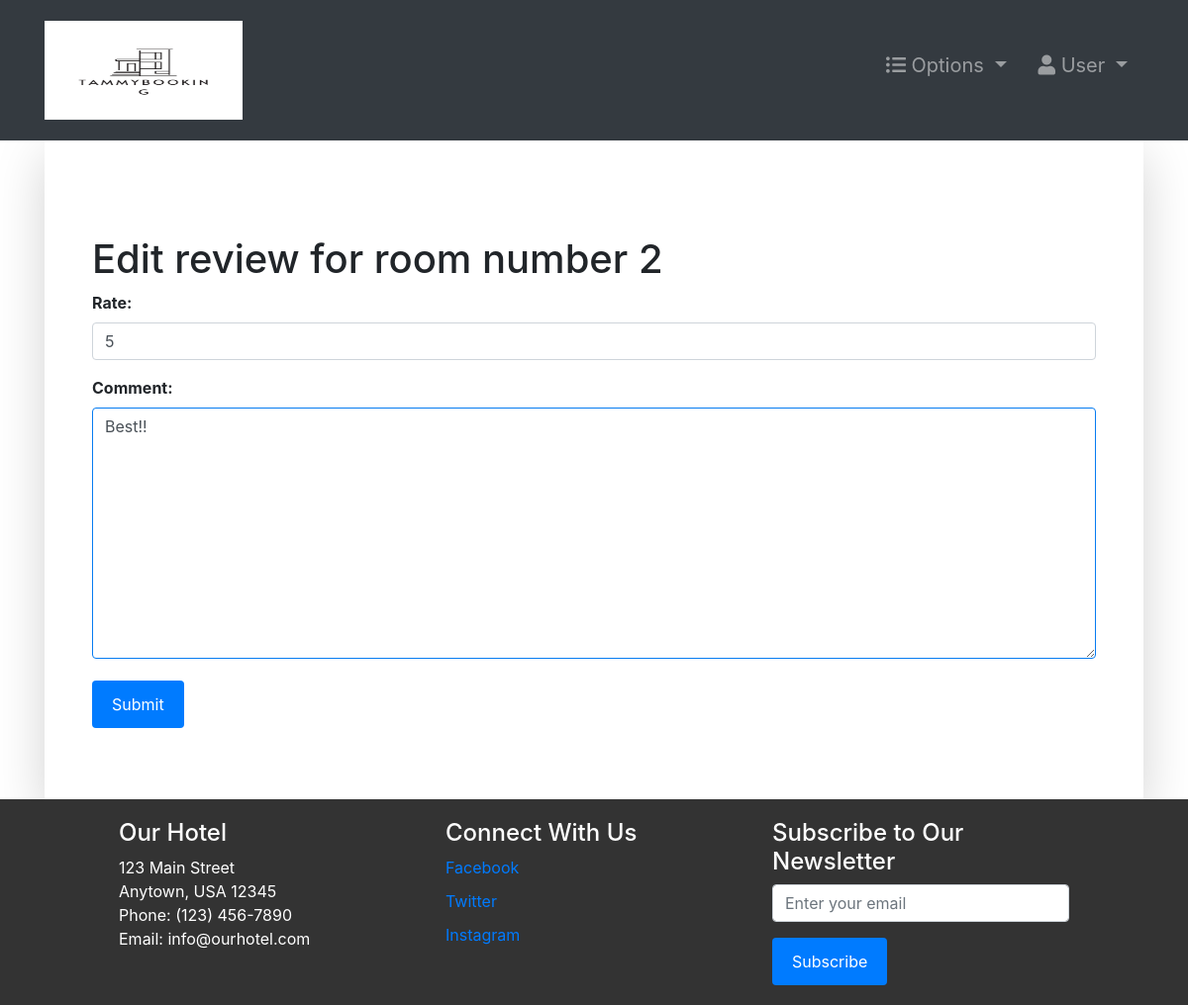
/room-review/2 (signed in), run on the app's committed database.
### room/models.py (models this page shows, shortened)
class Room(models.Model):
    ROOM_TYPES = (
        ('King', 'King'),
        ('Luxury', 'Luxury'),
        ('Normal', 'Normal'),
        ('Economic', 'Economic'),
    )
    ROOM_ADDRESS = (
        ('Ha Noi','Ha Noi'),
        ('Da Nang','Da Nang'),
        ('Ho Chi Minh','Ho Chi Minh'),
    )
    ROOM_INCLUDE = (
        ('Breakfast','Breakfast'),
        ('Bar','Bar'),
        ('Free WiFi','Free WiFi'),
        ('Room service','Room service'),
        ('Private Bathroom','Private Bathroom'),
    )
    number = models.IntegerField(primary_key=True)
    capacity = models.SmallIntegerField()
    numberOfBeds = models.SmallIntegerField()
    roomType = models.TextField(max_length=20,choices=ROOM_TYPES)
    price = models.FloatField()
    statusStartDate = models.DateField(null=True)
    statusEndDate = models.DateField(null=True)
    address = models.CharField(max_length=20, choices=ROOM_ADDRESS)
    hotel_name = models.CharField(max_length=20)
    room_include = MultiSelectField( max_length=30, choices=ROOM_INCLUDE,)
    discount = models.FloatField(default=0.0)
    images = models.ImageField(upload_to='room_images/', blank=True)
    def __str__(self):
        return str(self.number)

class Review(models.Model):
    user = models.ForeignKey(Guest, on_delete=models.CASCADE)
    room = models.ForeignKey(Room, on_delete=models.CASCADE, related_name='reviews')
    booking = models.ForeignKey(Booking, null=True, on_delete=models.CASCADE)
    subject = models.CharField(max_length = 100, null=True, blank=True)
    comment = models.TextField(max_length=250, null=True, blank=True)
    rate = models.IntegerField(default=1)
    created_at = models.DateTimeField(auto_now_add=True)

### room/views.py (the view)
# urls.py: path('room-review/<str:pk>', room_review, name='room-review'),
def room_review(request, pk):
    role = str(request.user.groups.all()[0])
    path = role + "/"
    guests = Guest.objects.all()
    curGuest = Guest.objects.get(user=request.user)
    rooms = Room.objects.get(number=pk)
    review = Review.objects.filter(room=rooms, user = curGuest).last()
    reviews = Review.objects.all()
    if request.method == 'POST':
        if "ratings" in request.POST:
            form = RatingForm(request.POST or None)
            if form.is_valid():
                new_review = form.save()
                new_review.room = rooms
                new_review.user = curGuest
                if review:
                    review.delete()  # delete previous review
                new_review.save()
                return redirect('room-profile',pk=rooms.number)
    else:
        form = RatingForm(instance=review)
    context = {
        "role": role,
        "guests": guests,
        "curGuest": curGuest,
        "rooms":rooms,
        "review":review,
        "reviews":reviews,
        "form": form
    }
    return render(request, path + "room-review.html", context)

### room/forms.py (shortened to what this page needs)
class RatingForm(forms.ModelForm):
    rate = forms.IntegerField()
    class Meta:
        model = Review
        fields = (
            "rate", "comment"
        )

### Templates/guest/room-review.html
{% extends '../index.html' %}
{% block context %}
{% include '../common_pages/room-review.html' %}
{% endblock %}

### Templates/common_pages/room-review.html (shortened to what this page needs)
{% load static %}
<div class="container">
    <div class="shadow-lg p-5">
        <div class="row mt-5">
            <div class="col-12">
                <h1>{% if form.instance.pk %}Edit{% else %}Add{% endif %} review for room number {{ rooms.number }}</h1>
                <form method="POST" action="{% url 'room-review' pk=rooms %}">
                    {{ form.as_p }}
                    <input type="submit" value="Submit" name="ratings" class="btn btn-primary">
                </form>
            </div>
        </div>
        <br>
    </div>
</div>

### static/css/style.css (style rules this page uses)
* { margin: 0; padding: 0; -webkit-font-smoothing: antialiased; box-sizing: border-box; }

### static/css/main.css (style rules this page uses)
* { margin: 0; padding: 0; -webkit-font-smoothing: antialiased; }
body { position: relative; }

### static/css/form.css (style rules this page uses)
.form-container input[type="text"], .form-container input[type="number"] , textarea { width: 100%; padding: 0.375rem 0.75rem; font-size: 1rem; line-height: 1.5; color: #495057; resize: vertical; background-color: #fff; background-clip: padding-box; border: 1px solid #077cf1; border-radius: 0.25rem; transition: border-color 0.15s ease-in-out, box-shadow 0.15s ease-in-out; }
.form-container input[type=submit] , .btn-primary, button { background-color: #4CAF50; color: white; padding: 12px 20px; border: none; border-radius: 4px; cursor: pointer; }
label { display: block; font-weight: bold; }
input[type="text"], input[type="number"] { width: 100%; padding: 0.375rem 0.75rem; font-size: 1rem; line-height: 1.5; color: #495057; background-color: #fff; background-clip: padding-box; border: 1px solid #ced4da; border-radius: 0.25rem; transition: border-color 0.15s ease-in-out, box-shadow 0.15s ease-in-out; }
.btn-primary { color: #fff; background-color: #007bff; border-color: #007bff; }

### data on the page
Room: number "2"
Review: rate "5", comment "Best!!"
